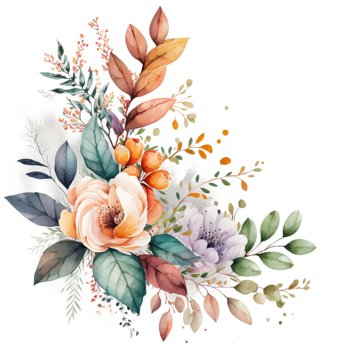
#> input picture 17. MANIPULATING IMAGES/flower.png, 360 x 360 px
$ python PracticeProjectCustomSeatingCards.py
#> lines starting #> are read from the running program, lines starting #| are printed output that depends on the picture
from PIL import Image, ImageDraw, ImageFont
import os

# Create a folder for seating cards
seating_cards_folder = "seating cards"
os.makedirs(seating_cards_folder, exist_ok=True)

# Load the list of guests from the guests.txt file
guests_file_path = "guests.txt"
with open(guests_file_path, "r") as file:
#> (reads 17. MANIPULATING IMAGES/guests.txt from the repository)
    guests = file.read().splitlines()

# Load the flower image and resize it to 100x100 pixels
flower_image_path = "flower.png"
flower_image = Image.open(flower_image_path)
#> flower_image is the input picture: PIL image 360x360 RGBA; mean R, G, B, A 156.5, 148.9, 140.4, 81.5
flower_image = flower_image.resize((100, 100))
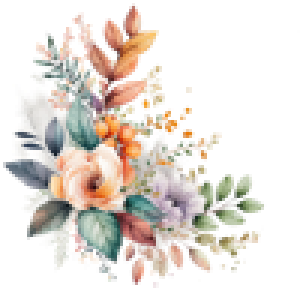
#> flower_image: PIL image 100x100 RGBA (shown 3 times larger); mean R, G, B, A 98.5, 90, 81.5, 81.4; transparent parts drawn white

# Create seating cards for each guest
for seat_number, guest in enumerate(guests, start=1):
    # Create a blank image with the specified dimensions
    image = Image.new("RGB", (288, 360), "white")
    draw = ImageDraw.Draw(image)

    # Load a font for the guest's name and seat number
    font_size = 38  # Adjust the font size as needed
    font_name = ImageFont.load_default()
    font_seat = ImageFont.load_default()

    # Calculate text size and position for the guest's name
    text_bbox_name = draw.textbbox((0, 0), guest, font=font_name)
    text_position_name = ((image.width - text_bbox_name[2]) // 2, (image.height - text_bbox_name[3]) // 2 - 20)

    # Add the guest's name to the image
    draw.text(text_position_name, guest, font=font_name, fill="black")

    # Calculate text size and position for the seat number
    text_bbox_seat = draw.textbbox((0, 0), f"Seat {seat_number}", font=font_seat)
    text_position_seat = ((image.width - text_bbox_seat[2]) // 2, (image.height - text_bbox_seat[3]) // 2 + 20)

    # Add the seat number to the image
    draw.text(text_position_seat, f"Seat {seat_number}", font=font_seat, fill="black")

    # Calculate the position for the logo (bottom right corner)
    logo_position = (image.width - flower_image.width, image.height - flower_image.height)

    # Paste the logo onto the image
    image.paste(flower_image, logo_position, flower_image)

    # Save the image to the seating cards folder
    seating_card_path = os.path.join(seating_cards_folder, f"{guest}_seating_card.png")
    image.save(seating_card_path)
#> this loop made 5 passes
#> (text_bbox_name, text_position_name) on passes 1 to 5: ((0, 1, 47, 10), (120, 155)), ((0, 2, 54, 10), (117, 155)), ((0, 2, 57, 10), (115, 155)), ((0, 2, 52, 12), (118, 154)), ((0, 2, 38, 12), (125, 154))
#> pass 1, `image.save(seating_card_path)`:
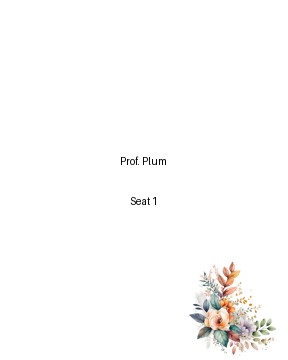
#> saved as Prof. Plum_seating_card.png: PIL image 288x360 RGB; mean R, G, B 252.3, 251.7, 251.1
#> pass 2, `image.save(seating_card_path)`:
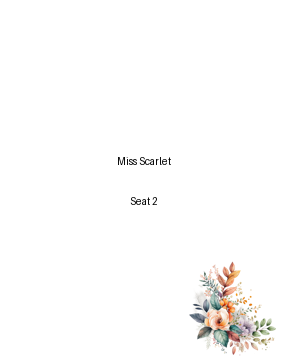
#> saved as Miss Scarlet_seating_card.png: PIL image 288x360 RGB; mean R, G, B 252.2, 251.6, 251

print("Seating cards created and saved in the 'seating cards' folder.")
